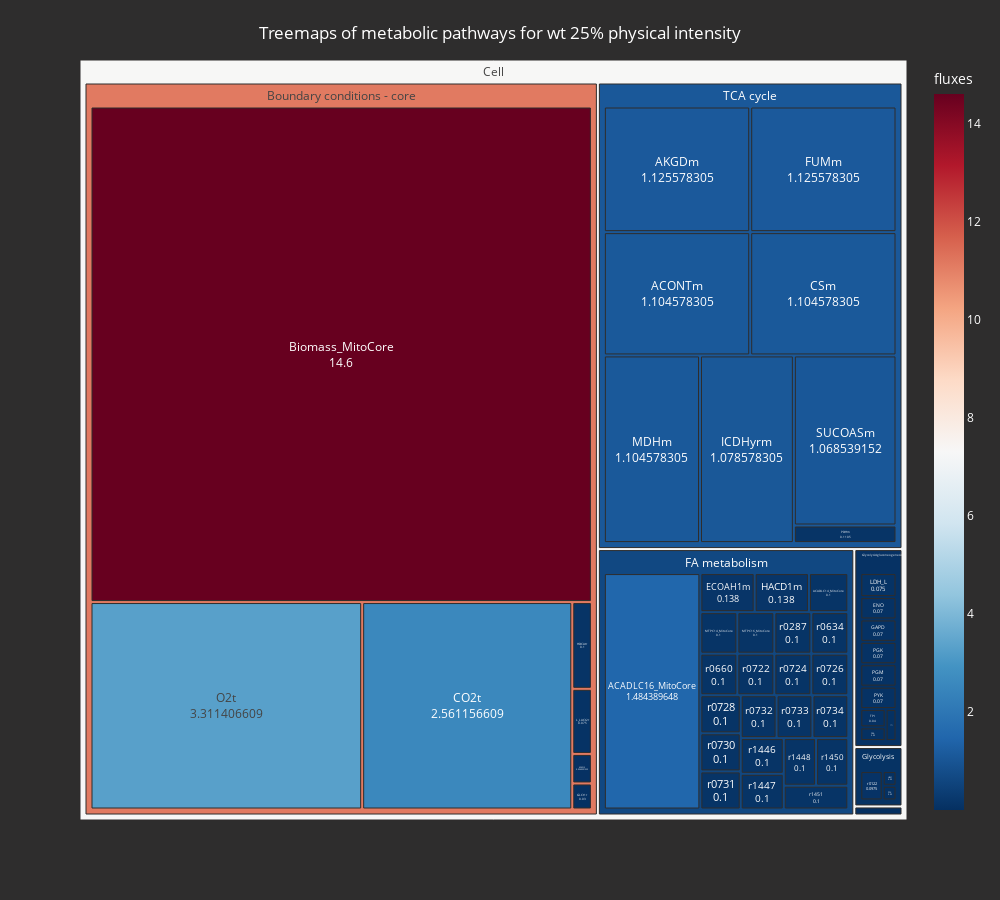
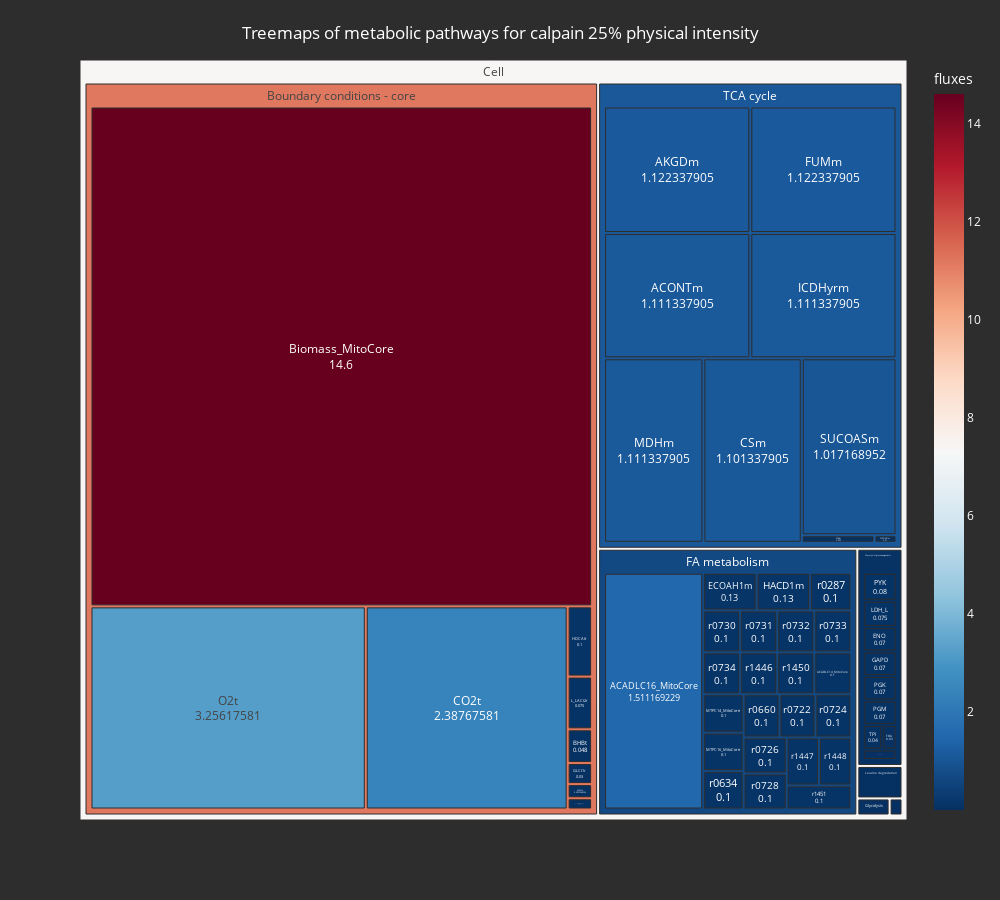

Source (notebook cell) for these figures, in order:
### Code cell
mal.display_treemap(dt25, 'wt 25')
mal.display_treemap(dt25_calpain, 'calpain 25')

### Figure 1 — Plotly figure (JSON) as saved in the notebook; plotly's stock layout.template omitted (floating-point values rounded to 4 significant figures)
{"data": [{"branchvalues": "total", "customdata": [[0.004], [0.03404], [0.1], [1.484], [1.105], [1.126], [14.6], [2.561], [1.105], [0.138], [0.004], [0.07], [0.03], [1.126], [0.07], [0.03], [0.138], [0.004], [0.1], [0.03], [1.079], [0.004], [0.075], [0.075], [1.105], [0.1], [0.1], [3.311], [0.004], [0.1105], [0.03], [0.03], [0.07], [0.07], [0.07], [1.069], [0.04], [0.0975], [0.1], [0.004], [0.1], [0.1], [0.1], [0.1], [0.1], [0.1], [0.1], [0.1], [0.1], [0.1], [0.1], [0.1], [0.1], [0.1], [0.1], [0.1], [11.14], [0.6493], [0.07179], [0.06386], [0.004], [1.088], [7.324]], "domain": {"x": [0, 1], "y": [0, 1]}, "hovertemplate": "Pathway or enzyme=%{label}<br>Flux=%{value}<br>Percentage=.%{percent entry}<extra></extra>", "ids": ["Cell/Isoleucine degradation/ACACT10m", "Cell/Boundary conditions - core/ACACt2", "Cell/FA metabolism/ACADLC14_MitoCore", "Cell/FA metabolism/ACADLC16_MitoCore", "Cell/TCA cycle/ACONTm", "Cell/TCA cycle/AKGDm", "Cell/Boundary conditions - core/Biomass_MitoCore", "Cell/Boundary conditions - core/CO2t", "Cell/TCA cycle/CSm", "Cell/FA metabolism/ECOAH1m", "Cell/Isoleucine degradation/ECOAH9m", "Cell/Glycolysis/gluconeogenesis/ENO", "Cell/Glycolysis/gluconeogenesis/FBA", "Cell/TCA cycle/FUMm", "Cell/Glycolysis/gluconeogenesis/GAPD", "Cell/Boundary conditions - core/GLCt1r", "Cell/FA metabolism/HACD1m", "Cell/Isoleucine degradation/HACD9m", "Cell/Boundary conditions - core/HDCAtr", "Cell/Glycolysis/HEX1", "Cell/TCA cycle/ICDHyrm", "Cell/Isoleucine degradation/ILETAm", "Cell/Glycolysis/gluconeogenesis/LDH_L", "Cell/Boundary conditions - core/L_LACt2r", "Cell/TCA cycle/MDHm", "Cell/FA metabolism/MTPC14_MitoCore", "Cell/FA metabolism/MTPC16_MitoCore", "Cell/Boundary conditions - core/O2t", "Cell/Isoleucine degradation/OIVD3m", "Cell/TCA cycle/PDHm", "Cell/Glycolysis/PFK", "Cell/Glycolysis/gluconeogenesis/PGI", "Cell/Glycolysis/gluconeogenesis/PGK", "Cell/Glycolysis/gluconeogenesis/PGM", "Cell/Glycolysis/gluconeogenesis/PYK", "Cell/TCA cycle/SUCOASm", "Cell/Glycolysis/gluconeogenesis/TPI", "Cell/Glycolysis/r0122", "Cell/FA metabolism/r0287", "Cell/Isoleucine degradation/r0603", "Cell/FA metabolism/r0634", "Cell/FA metabolism/r0660", "Cell/FA metabolism/r0722", "Cell/FA metabolism/r0724", "Cell/FA metabolism/r0726", "Cell/FA metabolism/r0728", "Cell/FA metabolism/r0730", "Cell/FA metabolism/r0731", "Cell/FA metabolism/r0732", "Cell/FA metabolism/r0733", "Cell/FA metabolism/r0734", "Cell/FA metabolism/r1446", "Cell/FA metabolism/r1447", "Cell/FA metabolism/r1448", "Cell/FA metabolism/r1450", "Cell/FA metabolism/r1451", "Cell/Boundary conditions - core", "Cell/FA metabolism", "Cell/Glycolysis", "Cell/Glycolysis/gluconeogenesis", "Cell/Isoleucine degradation", "Cell/TCA cycle", "Cell"], "labels": ["ACACT10m", "ACACt2", "ACADLC14_MitoCore", "ACADLC16_MitoCore", "ACONTm", "AKGDm", "Biomass_MitoCore", "CO2t", "CSm", "ECOAH1m", "ECOAH9m", "ENO", "FBA", "FUMm", "GAPD", "GLCt1r", "HACD1m", "HACD9m", "HDCAtr", "HEX1", "ICDHyrm", "ILETAm", "LDH_L", "L_LACt2r", "MDHm", "MTPC14_MitoCore", "MTPC16_MitoCore", "O2t", "OIVD3m", "PDHm", "PFK", "PGI", "PGK", "PGM", "PYK", "SUCOASm", "TPI", "r0122", "r0287", "r0603", "r0634", "r0660", "r0722", "r0724", "r0726", "r0728", "r0730", "r0731", "r0732", "r0733", "r0734", "r1446", "r1447", "r1448", "r1450", "r1451", "Boundary conditions - core", "FA metabolism", "Glycolysis", "Glycolysis/gluconeogenesis", "Isoleucine degradation", "TCA cycle", "Cell"], "marker": {"coloraxis": "coloraxis", "colors": [0.004, 0.03404, 0.1, 1.484, 1.105, 1.126, 14.6, 2.561, 1.105, 0.138, 0.004, 0.07, 0.03, 1.126, 0.07, 0.03, 0.138, 0.004, 0.1, 0.03, 1.079, 0.004, 0.075, 0.075, 1.105, 0.1, 0.1, 3.311, 0.004, 0.1105, 0.03, 0.03, 0.07, 0.07, 0.07, 1.069, 0.04, 0.0975, 0.1, 0.004, 0.1, 0.1, 0.1, 0.1, 0.1, 0.1, 0.1, 0.1, 0.1, 0.1, 0.1, 0.1, 0.1, 0.1, 0.1, 0.1, 11.14, 0.6493, 0.07179, 0.06386, 0.004, 1.088, 7.324]}, "name": "", "parents": ["Cell/Isoleucine degradation", "Cell/Boundary conditions - core", "Cell/FA metabolism", "Cell/FA metabolism", "Cell/TCA cycle", "Cell/TCA cycle", "Cell/Boundary conditions - core", "Cell/Boundary conditions - core", "Cell/TCA cycle", "Cell/FA metabolism", "Cell/Isoleucine degradation", "Cell/Glycolysis/gluconeogenesis", "Cell/Glycolysis/gluconeogenesis", "Cell/TCA cycle", "Cell/Glycolysis/gluconeogenesis", "Cell/Boundary conditions - core", "Cell/FA metabolism", "Cell/Isoleucine degradation", "Cell/Boundary conditions - core", "Cell/Glycolysis", "Cell/TCA cycle", "Cell/Isoleucine degradation", "Cell/Glycolysis/gluconeogenesis", "Cell/Boundary conditions - core", "Cell/TCA cycle", "Cell/FA metabolism", "Cell/FA metabolism", "Cell/Boundary conditions - core", "Cell/Isoleucine degradation", "Cell/TCA cycle", "Cell/Glycolysis", "Cell/Glycolysis/gluconeogenesis", "Cell/Glycolysis/gluconeogenesis", "Cell/Glycolysis/gluconeogenesis", "Cell/Glycolysis/gluconeogenesis", "Cell/TCA cycle", "Cell/Glycolysis/gluconeogenesis", "Cell/Glycolysis", "Cell/FA metabolism", "Cell/Isoleucine degradation", "Cell/FA metabolism", "Cell/FA metabolism", "Cell/FA metabolism", "Cell/FA metabolism", "Cell/FA metabolism", "Cell/FA metabolism", "Cell/FA metabolism", "Cell/FA metabolism", "Cell/FA metabolism", "Cell/FA metabolism", "Cell/FA metabolism", "Cell/FA metabolism", "Cell/FA metabolism", "Cell/FA metabolism", "Cell/FA metabolism", "Cell/FA metabolism", "Cell", "Cell", "Cell", "Cell", "Cell", "Cell", ""], "textinfo": "label+value", "textposition": "middle center", "type": "treemap", "values": [0.004, 0.03404, 0.1, 1.484, 1.105, 1.126, 14.6, 2.561, 1.105, 0.138, 0.004, 0.07, 0.03, 1.126, 0.07, 0.03, 0.138, 0.004, 0.1, 0.03, 1.079, 0.004, 0.075, 0.075, 1.105, 0.1, 0.1, 3.311, 0.004, 0.1105, 0.03, 0.03, 0.07, 0.07, 0.07, 1.069, 0.04, 0.0975, 0.1, 0.004, 0.1, 0.1, 0.1, 0.1, 0.1, 0.1, 0.1, 0.1, 0.1, 0.1, 0.1, 0.1, 0.1, 0.1, 0.1, 0.1, 20.71, 3.76, 0.1575, 0.525, 0.024, 7.823, 33.0]}], "layout": {"coloraxis": {"colorbar": {"title": {"text": "fluxes"}}, "colorscale": [[0, "rgb(5,48,97)"], [0.1, "rgb(33,102,172)"], [0.2, "rgb(67,147,195)"], [0.3, "rgb(146,197,222)"], [0.4, "rgb(209,229,240)"], [0.5, "rgb(247,247,247)"], [0.6, "rgb(253,219,199)"], [0.7, "rgb(244,165,130)"], [0.8, "rgb(214,96,77)"], [0.9, "rgb(178,24,43)"], [1, "rgb(103,0,31)"]]}, "font": {"color": "white"}, "height": 900, "legend": {"tracegroupgap": 0}, "margin": {"t": 60}, "paper_bgcolor": "#2e2d2d", "plot_bgcolor": "rgba(0, 0, 0, 100)", "title": {"text": "Treemaps of metabolic pathways for wt 25% physical intensity", "x": 0.5, "y": 0.97}, "width": 1000}}

### Figure 2 — Plotly figure (JSON) as saved in the notebook; plotly's stock layout.template omitted (floating-point values rounded to 4 significant figures)
{"data": [{"branchvalues": "total", "customdata": [[0.002], [0.02017], [0.1], [1.511], [1.111], [1.122], [0.048], [14.6], [2.388], [1.101], [0.13], [0.002], [0.07], [0.03], [1.122], [0.07], [0.03], [0.13], [0.002], [0.016], [0.1], [0.03], [1.111], [0.002], [0.075], [0.016], [0.075], [0.016], [1.111], [0.016], [0.1], [0.1], [3.256], [0.016], [0.002], [0.033], [0.03], [0.07], [0.07], [0.08], [0.01], [1.017], [0.04], [0.1], [0.002], [0.1], [0.016], [0.1], [0.1], [0.1], [0.1], [0.1], [0.1], [0.1], [0.1], [0.1], [0.1], [0.1], [0.1], [0.1], [0.1], [0.1], [11.18], [0.6675], [0.03], [0.06547], [0.002], [0.016], [1.095], [7.355]], "domain": {"x": [0, 1], "y": [0, 1]}, "hovertemplate": "Pathway or enzyme=%{label}<br>Flux=%{value}<br>Percentage=.%{percent entry}<extra></extra>", "ids": ["Cell/Isoleucine degradation/ACACT10m", "Cell/Boundary conditions - core/ACACt2", "Cell/FA metabolism/ACADLC14_MitoCore", "Cell/FA metabolism/ACADLC16_MitoCore", "Cell/TCA cycle/ACONTm", "Cell/TCA cycle/AKGDm", "Cell/Boundary conditions - core/BHBt", "Cell/Boundary conditions - core/Biomass_MitoCore", "Cell/Boundary conditions - core/CO2t", "Cell/TCA cycle/CSm", "Cell/FA metabolism/ECOAH1m", "Cell/Isoleucine degradation/ECOAH9m", "Cell/Glycolysis/gluconeogenesis/ENO", "Cell/Glycolysis/gluconeogenesis/FBA", "Cell/TCA cycle/FUMm", "Cell/Glycolysis/gluconeogenesis/GAPD", "Cell/Boundary conditions - core/GLCt1r", "Cell/FA metabolism/HACD1m", "Cell/Isoleucine degradation/HACD9m", "Cell/Boundary conditions - core/HCO3t_MitoCore", "Cell/Boundary conditions - core/HDCAtr", "Cell/Glycolysis/HEX1", "Cell/TCA cycle/ICDHyrm", "Cell/Isoleucine degradation/ILETAm", "Cell/Glycolysis/gluconeogenesis/LDH_L", "Cell/Leucine degradation/LEUTAm", "Cell/Boundary conditions - core/L_LACt2r", "Cell/Leucine degradation/MCCCrm", "Cell/TCA cycle/MDHm", "Cell/Leucine degradation/MGCHrm", "Cell/FA metabolism/MTPC14_MitoCore", "Cell/FA metabolism/MTPC16_MitoCore", "Cell/Boundary conditions - core/O2t", "Cell/Leucine degradation/OIVD1m", "Cell/Isoleucine degradation/OIVD3m", "Cell/TCA cycle/PDHm", "Cell/Glycolysis/gluconeogenesis/PGI", "Cell/Glycolysis/gluconeogenesis/PGK", "Cell/Glycolysis/gluconeogenesis/PGM", "Cell/Glycolysis/gluconeogenesis/PYK", "Cell/TCA cycle/SUCOAS1m", "Cell/TCA cycle/SUCOASm", "Cell/Glycolysis/gluconeogenesis/TPI", "Cell/FA metabolism/r0287", "Cell/Isoleucine degradation/r0603", "Cell/FA metabolism/r0634", "Cell/Leucine degradation/r0655", "Cell/FA metabolism/r0660", "Cell/FA metabolism/r0722", "Cell/FA metabolism/r0724", "Cell/FA metabolism/r0726", "Cell/FA metabolism/r0728", "Cell/FA metabolism/r0730", "Cell/FA metabolism/r0731", "Cell/FA metabolism/r0732", "Cell/FA metabolism/r0733", "Cell/FA metabolism/r0734", "Cell/FA metabolism/r1446", "Cell/FA metabolism/r1447", "Cell/FA metabolism/r1448", "Cell/FA metabolism/r1450", "Cell/FA metabolism/r1451", "Cell/Boundary conditions - core", "Cell/FA metabolism", "Cell/Glycolysis", "Cell/Glycolysis/gluconeogenesis", "Cell/Isoleucine degradation", "Cell/Leucine degradation", "Cell/TCA cycle", "Cell"], "labels": ["ACACT10m", "ACACt2", "ACADLC14_MitoCore", "ACADLC16_MitoCore", "ACONTm", "AKGDm", "BHBt", "Biomass_MitoCore", "CO2t", "CSm", "ECOAH1m", "ECOAH9m", "ENO", "FBA", "FUMm", "GAPD", "GLCt1r", "HACD1m", "HACD9m", "HCO3t_MitoCore", "HDCAtr", "HEX1", "ICDHyrm", "ILETAm", "LDH_L", "LEUTAm", "L_LACt2r", "MCCCrm", "MDHm", "MGCHrm", "MTPC14_MitoCore", "MTPC16_MitoCore", "O2t", "OIVD1m", "OIVD3m", "PDHm", "PGI", "PGK", "PGM", "PYK", "SUCOAS1m", "SUCOASm", "TPI", "r0287", "r0603", "r0634", "r0655", "r0660", "r0722", "r0724", "r0726", "r0728", "r0730", "r0731", "r0732", "r0733", "r0734", "r1446", "r1447", "r1448", "r1450", "r1451", "Boundary conditions - core", "FA metabolism", "Glycolysis", "Glycolysis/gluconeogenesis", "Isoleucine degradation", "Leucine degradation", "TCA cycle", "Cell"], "marker": {"coloraxis": "coloraxis", "colors": [0.002, 0.02017, 0.1, 1.511, 1.111, 1.122, 0.048, 14.6, 2.388, 1.101, 0.13, 0.002, 0.07, 0.03, 1.122, 0.07, 0.03, 0.13, 0.002, 0.016, 0.1, 0.03, 1.111, 0.002, 0.075, 0.016, 0.075, 0.016, 1.111, 0.016, 0.1, 0.1, 3.256, 0.016, 0.002, 0.033, 0.03, 0.07, 0.07, 0.08, 0.01, 1.017, 0.04, 0.1, 0.002, 0.1, 0.016, 0.1, 0.1, 0.1, 0.1, 0.1, 0.1, 0.1, 0.1, 0.1, 0.1, 0.1, 0.1, 0.1, 0.1, 0.1, 11.18, 0.6675, 0.03, 0.06547, 0.002, 0.016, 1.095, 7.355]}, "name": "", "parents": ["Cell/Isoleucine degradation", "Cell/Boundary conditions - core", "Cell/FA metabolism", "Cell/FA metabolism", "Cell/TCA cycle", "Cell/TCA cycle", "Cell/Boundary conditions - core", "Cell/Boundary conditions - core", "Cell/Boundary conditions - core", "Cell/TCA cycle", "Cell/FA metabolism", "Cell/Isoleucine degradation", "Cell/Glycolysis/gluconeogenesis", "Cell/Glycolysis/gluconeogenesis", "Cell/TCA cycle", "Cell/Glycolysis/gluconeogenesis", "Cell/Boundary conditions - core", "Cell/FA metabolism", "Cell/Isoleucine degradation", "Cell/Boundary conditions - core", "Cell/Boundary conditions - core", "Cell/Glycolysis", "Cell/TCA cycle", "Cell/Isoleucine degradation", "Cell/Glycolysis/gluconeogenesis", "Cell/Leucine degradation", "Cell/Boundary conditions - core", "Cell/Leucine degradation", "Cell/TCA cycle", "Cell/Leucine degradation", "Cell/FA metabolism", "Cell/FA metabolism", "Cell/Boundary conditions - core", "Cell/Leucine degradation", "Cell/Isoleucine degradation", "Cell/TCA cycle", "Cell/Glycolysis/gluconeogenesis", "Cell/Glycolysis/gluconeogenesis", "Cell/Glycolysis/gluconeogenesis", "Cell/Glycolysis/gluconeogenesis", "Cell/TCA cycle", "Cell/TCA cycle", "Cell/Glycolysis/gluconeogenesis", "Cell/FA metabolism", "Cell/Isoleucine degradation", "Cell/FA metabolism", "Cell/Leucine degradation", "Cell/FA metabolism", "Cell/FA metabolism", "Cell/FA metabolism", "Cell/FA metabolism", "Cell/FA metabolism", "Cell/FA metabolism", "Cell/FA metabolism", "Cell/FA metabolism", "Cell/FA metabolism", "Cell/FA metabolism", "Cell/FA metabolism", "Cell/FA metabolism", "Cell/FA metabolism", "Cell/FA metabolism", "Cell/FA metabolism", "Cell", "Cell", "Cell", "Cell", "Cell", "Cell", "Cell", ""], "textinfo": "label+value", "textposition": "middle center", "type": "treemap", "values": [0.002, 0.02017, 0.1, 1.511, 1.111, 1.122, 0.048, 14.6, 2.388, 1.101, 0.13, 0.002, 0.07, 0.03, 1.122, 0.07, 0.03, 0.13, 0.002, 0.016, 0.1, 0.03, 1.111, 0.002, 0.075, 0.016, 0.075, 0.016, 1.111, 0.016, 0.1, 0.1, 3.256, 0.016, 0.002, 0.033, 0.03, 0.07, 0.07, 0.08, 0.01, 1.017, 0.04, 0.1, 0.002, 0.1, 0.016, 0.1, 0.1, 0.1, 0.1, 0.1, 0.1, 0.1, 0.1, 0.1, 0.1, 0.1, 0.1, 0.1, 0.1, 0.1, 20.53, 3.771, 0.03, 0.535, 0.012, 0.08, 7.74, 32.7]}], "layout": {"coloraxis": {"colorbar": {"title": {"text": "fluxes"}}, "colorscale": [[0, "rgb(5,48,97)"], [0.1, "rgb(33,102,172)"], [0.2, "rgb(67,147,195)"], [0.3, "rgb(146,197,222)"], [0.4, "rgb(209,229,240)"], [0.5, "rgb(247,247,247)"], [0.6, "rgb(253,219,199)"], [0.7, "rgb(244,165,130)"], [0.8, "rgb(214,96,77)"], [0.9, "rgb(178,24,43)"], [1, "rgb(103,0,31)"]]}, "font": {"color": "white"}, "height": 900, "legend": {"tracegroupgap": 0}, "margin": {"t": 60}, "paper_bgcolor": "#2e2d2d", "plot_bgcolor": "rgba(0, 0, 0, 100)", "title": {"text": "Treemaps of metabolic pathways for calpain 25% physical intensity", "x": 0.5, "y": 0.97}, "width": 1000}}
